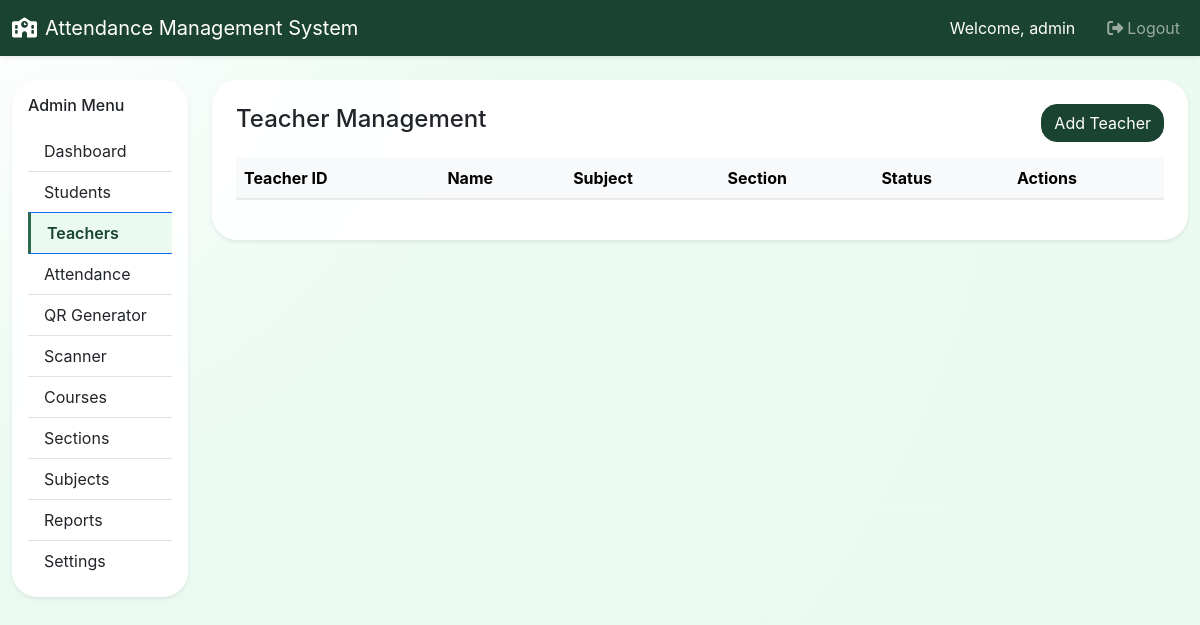
Page /admin/teachers.php (signed in) on the earlier database version.
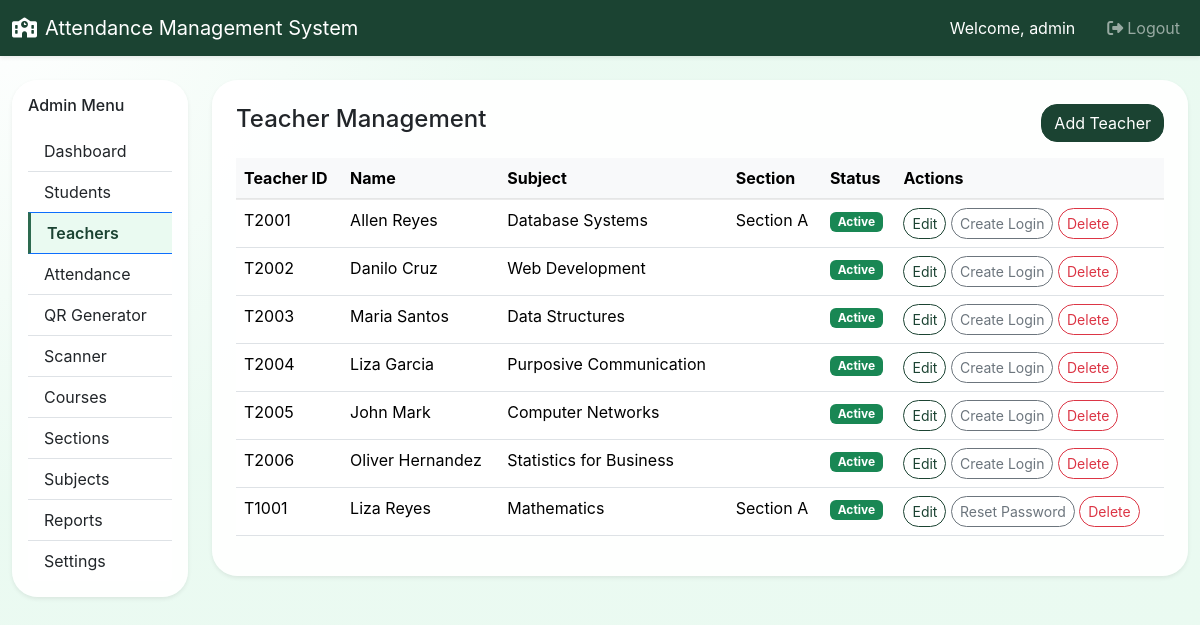
Same page on the later database version.
### tables this page shows
CREATE TABLE `teachers` (
  `id` int(11) NOT NULL,
  `user_id` int(11) DEFAULT NULL,
  `teacher_id` varchar(60) NOT NULL,
  `first_name` varchar(120) NOT NULL,
  `last_name` varchar(120) NOT NULL,
  `subject` varchar(150) DEFAULT NULL,
  `section_id` int(11) DEFAULT NULL,
  `phone` varchar(50) DEFAULT NULL,
  `email` varchar(120) DEFAULT NULL,
  `photo` varchar(255) DEFAULT NULL,
  `status` enum('active','inactive') NOT NULL DEFAULT 'active',
  `created_at` datetime NOT NULL DEFAULT current_timestamp()
);

CREATE TABLE `sections` (
  `id` int(11) NOT NULL,
  `year_level` varchar(30) NOT NULL,
  `section_name` varchar(80) NOT NULL,
  `course_id` int(11) NOT NULL,
  `adviser` varchar(120) DEFAULT NULL,
  `adviser_id` int(11) DEFAULT NULL,
  `created_at` datetime NOT NULL DEFAULT current_timestamp()
);

### admin/teachers.php (the view, shortened to what this page needs)
<?php
require_once __DIR__ . '/../includes/functions.php';
$teachers = $mysqli->query('SELECT t.*, sec.section_name FROM teachers t LEFT JOIN sections sec ON t.section_id = sec.id ORDER BY t.created_at DESC');
require_once __DIR__ . '/../includes/header.php';
require_once __DIR__ . '/../includes/admin_nav.php';
?>
<div class="card rounded-4 shadow-sm p-4">
    <div class="d-flex justify-content-between align-items-center mb-3">
        <h4>Teacher Management</h4>
        <button class="btn btn-primary" data-bs-toggle="modal" data-bs-target="#teacherModal">Add Teacher</button>
    </div>
    <div class="table-responsive">
        <table class="table table-hover" id="teachersTable">
            <thead class="table-light">
                <tr>
                    <th>Teacher ID</th>
                    <th>Name</th>
                    <th>Subject</th>
                    <th>Section</th>
                    <th>Status</th>
                    <th>Actions</th>
                </tr>
            </thead>
            <tbody>
                <?php while ($row = $teachers->fetch_assoc()): ?>
                    <tr>
                        <td><?php echo htmlspecialchars($row['teacher_id']); ?></td>
                        <td><?php echo htmlspecialchars($row['first_name'] . ' ' . $row['last_name']); ?></td>
                        <td><?php echo htmlspecialchars($row['subject']); ?></td>
                        <td><?php echo htmlspecialchars($row['section_name']); ?></td>
                        <td><?php echo badgeStatus($row['status']); ?></td>
                        <td>
                            <button class="btn btn-sm btn-outline-primary btn-edit-teacher" data-data='<?php echo json_encode($row); ?>'>Edit</button>
                            <form method="post" class="d-inline-block" onsubmit="return confirm('<?php echo $row['user_id'] ? 'Reset this teacher\'s password?' : 'Create a login for this teacher?'; ?>');">
                                <button class="btn btn-sm btn-outline-secondary"><?php echo $row['user_id'] ? 'Reset Password' : 'Create Login'; ?></button>
                            </form>
                            <form method="post" class="d-inline-block" onsubmit="return confirm('Delete this teacher?');">
                                <button class="btn btn-sm btn-outline-danger">Delete</button>
                            </form>
                        </td>
                    </tr>
                <?php endwhile; ?>
            </tbody>
        </table>
    </div>
</div>
</div>
</div>
<?php require_once __DIR__ . '/../includes/footer.php'; ?>

### includes/functions.php (shortened to what this page needs)
<?php
function badgeStatus($status) {
    $classes = [
        'active' => 'success',
        'inactive' => 'secondary',
        'present' => 'success',
        'absent' => 'danger',
        'late' => 'warning',
        'excused' => 'info'
    ];
    $class = isset($classes[$status]) ? $classes[$status] : 'secondary';
    return '<span class="badge bg-' . $class . '">' . ucfirst($status) . '</span>';
}
    ?>

Differences in the rows shown:
added teachers: teacher "T2001", first_name+last_name "Allen Reyes", subject "Database Systems", section.section_name "Section A", status "Active", shows "Create Login"
added teachers: teacher "T2002", first_name+last_name "Danilo Cruz", subject "Web Development", status "Active", shows "Create Login"
added teachers: teacher "T2003", first_name+last_name "Maria Santos", subject "Data Structures", status "Active", shows "Create Login"
added teachers: teacher "T2004", first_name+last_name "Liza Garcia", subject "Purposive Communication", status "Active", shows "Create Login"
added teachers: teacher "T2005", first_name+last_name "John Mark", subject "Computer Networks", status "Active", shows "Create Login"
added teachers: teacher "T2006", first_name+last_name "Oliver Hernandez", subject "Statistics for Business", status "Active", shows "Create Login"
added teachers: teacher "T1001", first_name+last_name "Liza Reyes", subject "Mathematics", section.section_name "Section A", status "Active", shows "Reset Password"
